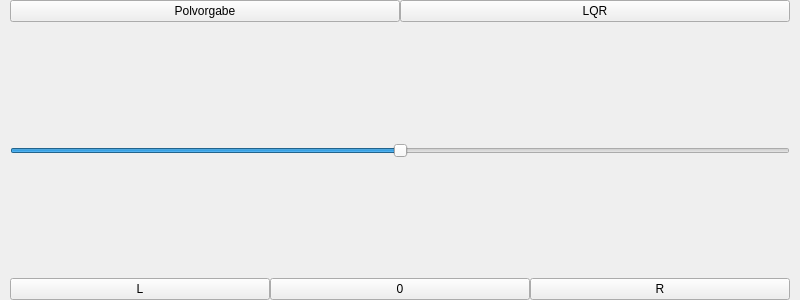
<?xml version="1.0" encoding="UTF-8"?>
<ui version="4.0">
 <class>GantryCrane</class>
 <widget class="QWidget" name="GantryCrane">
  <property name="geometry">
   <rect>
    <x>0</x>
    <y>0</y>
    <width>800</width>
    <height>300</height>
   </rect>
  </property>
  <property name="windowTitle">
   <string>GantryCrane</string>
  </property>
  <layout class="QVBoxLayout" name="verticalLayout">
   <property name="spacing">
    <number>0</number>
   </property>
   <property name="leftMargin">
    <number>10</number>
   </property>
   <property name="topMargin">
    <number>0</number>
   </property>
   <property name="rightMargin">
    <number>10</number>
   </property>
   <property name="bottomMargin">
    <number>0</number>
   </property>
   <item>
    <layout class="QHBoxLayout" name="ctrlButtonLayout">
     <item>
      <widget class="QPushButton" name="ctrlButton_acker">
       <property name="enabled">
        <bool>true</bool>
       </property>
       <property name="text">
        <string>Polvorgabe</string>
       </property>
      </widget>
     </item>
     <item>
      <widget class="QPushButton" name="ctrlButton_lqr">
       <property name="text">
        <string>LQR</string>
       </property>
      </widget>
     </item>
    </layout>
   </item>
   <item>
    <spacer name="verticalSpacer">
     <property name="orientation">
      <enum>Qt::Vertical</enum>
     </property>
     <property name="sizeHint" stdset="0">
      <size>
       <width>20</width>
       <height>40</height>
      </size>
     </property>
    </spacer>
   </item>
   <item>
    <widget class="QSlider" name="pos_cmd_slider">
     <property name="minimum">
      <number>-300</number>
     </property>
     <property name="maximum">
      <number>300</number>
     </property>
     <property name="pageStep">
      <number>500</number>
     </property>
     <property name="tracking">
      <bool>true</bool>
     </property>
     <property name="orientation">
      <enum>Qt::Horizontal</enum>
     </property>
    </widget>
   </item>
   <item>
    <spacer name="verticalSpacer_2">
     <property name="orientation">
      <enum>Qt::Vertical</enum>
     </property>
     <property name="sizeHint" stdset="0">
      <size>
       <width>20</width>
       <height>40</height>
      </size>
     </property>
    </spacer>
   </item>
   <item>
    <layout class="QHBoxLayout" name="posButtonLayout">
     <item>
      <widget class="QPushButton" name="posButton_L">
       <property name="text">
        <string>L</string>
       </property>
      </widget>
     </item>
     <item>
      <widget class="QPushButton" name="posButton_0">
       <property name="text">
        <string>0</string>
       </property>
      </widget>
     </item>
     <item>
      <widget class="QPushButton" name="posButton_R">
       <property name="text">
        <string>R</string>
       </property>
      </widget>
     </item>
    </layout>
   </item>
  </layout>
 </widget>
 <resources/>
 <connections/>
</ui>
